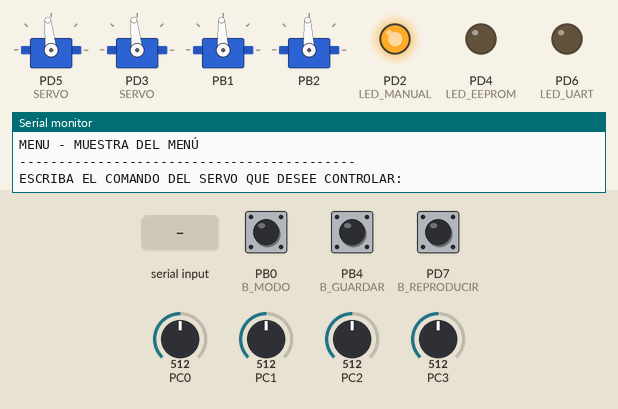
This program was run on a simulated ATmega328P, built with avr-gcc and emulated at 16 MHz. Shown: 4 × servo, output pins drawn as LEDs (lit = HIGH), the last lines printed to the serial monitor. The test bench sets the inputs (shaded band); at power-on: PB0 (B_MODO) HIGH, PB4 (B_GUARDAR) HIGH, PC0 = 512, PC1 = 512, PC2 = 512, PC3 = 512, PD7 (B_REPRODUCIR) HIGH. Servo pulses on a pin are drawn as a servo (544–2400 µs = 0–180°).

Above: at 1.2 s.
1.3 s: PB0 (B_MODO) pulled LOW for 0.15 s
At 2.0 s:
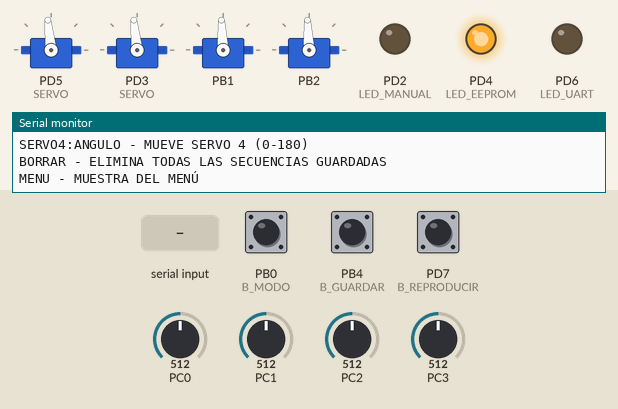
2.9 s: "SERVO1:180\n" received over Serial
At 3.8 s:
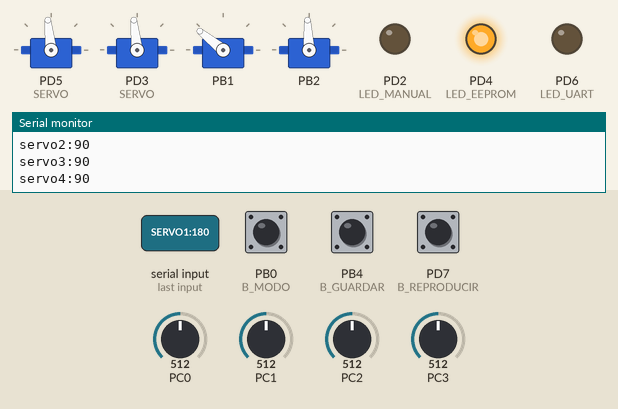
4.4 s: "M:45\n" received over Serial
At 5.0 s:
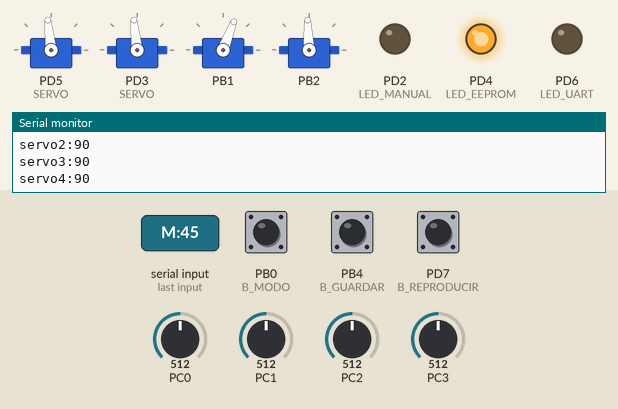
5.9 s: PB0 (B_MODO) pulled LOW for 1 s
At 6.5 s:
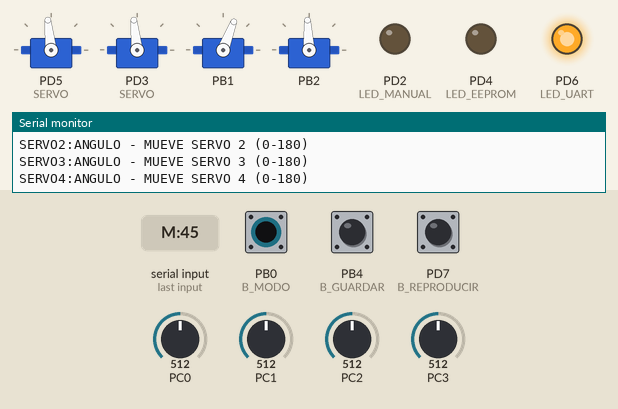
8.4 s: "O\n" received over Serial
At 9.2 s:
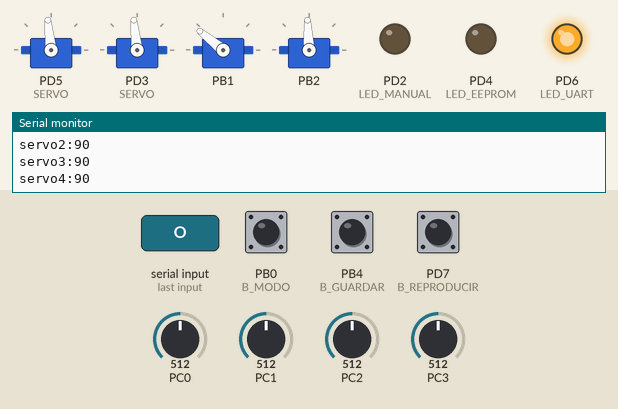
9.9 s: PB0 (B_MODO) pulled LOW for 0.15 s
At 10.5 s:
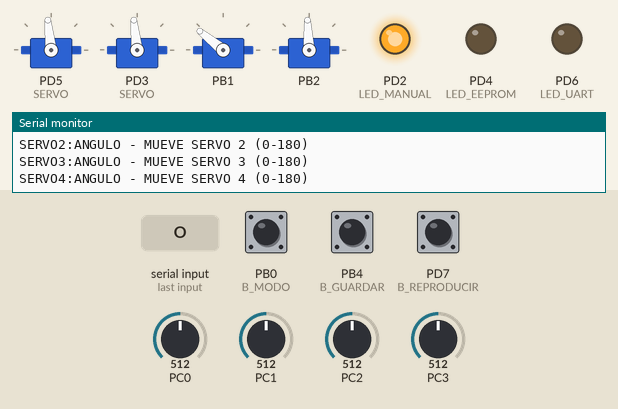
Timing chart, 0 to 12.9 s (numbered marks = the images above; inputs shaded):
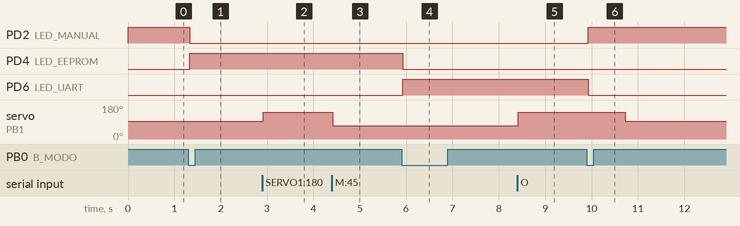

The program:

main.c
```c
/*
 * PROYECTO_FINAL.c
 *
 * Created: 5/05/2026 16:08:15
 * Author : Omar Cabrera
 */

/* MAPA DE CONEXIONES:

	SERVOS: SERVO1 EN D9 (OC1A), SERVO2: D10(OC1B), SERVO3: D5(0C0B), SERVO4: D3 (OC2B)
	POTENCIÓMETROS: A0, A1, A2, A3
	LEDS: MANUAL (PD2), EEPROM (PD4), UART(PD6)
	BOTONES: MODO (PB0), GUARDAR(PB4), REPRODUCIR(PD7)
	UART: RX(PD0), TX(PD1)
*/
/****************************************/
// Encabezado (Libraries)
#define F_CPU 16000000UL
#include <avr/io.h>
#include <avr/interrupt.h>
#include <util/delay.h>
#include <stdlib.h>
#include <stdio.h>
#include "ADC/ADC.h"
#include "EEPROM/eeprom.h"
#include "PWM2/PWM2.h"
#include "UART/UART.h"
#include "PWM1/PWM1.h"
#include "PWM0/PWM0.h"

// MODOS DE LA GARRA
#define M_MANUAL 0
#define M_EEPROM 1
#define M_UART 2

// LEDS DE MODO (SALIDAS)
#define LED_MANUAL DDD2
#define LED_EEPROM DDD4
#define LED_UART DDD6

#define LED_MANUAL_BIT PD2
#define LED_EEPROM_BIT PD4
#define LED_UART_BIT PD6

// BOTONES (ENTRADAS CON PULL-UP)
#define B_MODO DDB0
#define B_GUARDAR DDB4
#define B_REPRODUCIR DDD7

#define B_MODO_BIT PB0
#define B_GUARDAR_BIT PB4
#define B_REPRODUCIR_BIT PD7

// CONSTANTES DE SERVO PARA EL TIMER1 (FAST PWM, ICR1 = 39,999, PRESCALER =8)
#define SERVO16_MIN 2000U
#define SERVO16_CTR 3000U
#define SERVO16_MAX 4000U

// CONSTANTES DE SERVO PARA EL TIMER 0 Y 2 (PHASE CORRECT, OCRNA = 156 (TOP), PRESCALER = 1024)
#define SERVO8_TOP 156U
#define SERVO8_MIN 8U
#define SERVO8_CTR 12U
#define SERVO8_MAX 16U

// ESTRUCTURA DEL EEPROM
#define MAX_POSICIONES 10U
#define BYTES_POR_POS 6U
#define DIR_CONTADOR 60U

// VARIABLES GLOBALES

// MODO ACTUAL
volatile uint8_t M_ACTUAL = M_MANUAL;

// PULSOS ACTUALES DE CADA SERVO
volatile uint16_t PULSO_S1 = SERVO16_CTR;				// TIMER 1 CANAL A
volatile uint16_t PULSO_S2 = SERVO16_CTR;				// TIMER 1 CANAL B
volatile uint8_t PULSO_S3 = SERVO8_CTR;					// TIMER0 CANAL B
volatile uint8_t PULSO_S4 = SERVO8_CTR;					// TIMER2 CANAL B

// BANDERAS DE BOTONES
volatile uint8_t FL_MODO = 0;
volatile uint8_t FL_GUARDAR = 0;
volatile uint8_t FL_REPRODUCIR = 0;

// ESTADOS ANTERIORES DE BOTONES, DETECCIÓN DE  FLANCOS
uint8_t EST_B_MODO = 1;
uint8_t EST_B_GUARDAR = 1;
uint8_t EST_B_REPRODUCIR = 1;

// ÍNDICES DE EEPROM
uint8_t IDX_GUARDAR = 0;								// PRÓXIMA RANURA A GUARDAR
uint8_t IDX_REPRODUCIR = 0;								// PRÓXIMA POSICIÓN A REPRODUCIR

// UART - BUFFER DE COMANDOS
char BFF_RX[32];
uint8_t IDX_BFF = 0;
uint8_t CMD_LISTO = 0;


/****************************************/
// PROTOTIPO DE FUNCIONES

void setup(void);
void setup_pines(void);
void setup_pwm(void);
void setup_adc(void);
void setup_uart(void);
void setup_eeprom(void);
void mostrar_menu(void);

// FUNCIONES DE MODOS

void modo_manual(void);
void modo_eeprom(void);
void modo_uart(void);

// FUNCIONES PARA SERVOS

uint16_t mapeo16(uint16_t val);
uint8_t mapeo8(uint16_t val);
void actualizar_servos(void);

// Funciones para botones y leds

 void verificar_botones(void);
 void actualizar_leds(void);
 void cambiar_Modo(void);

 // EEPROM

 void guardar_posicion(void);
 void reproducir_siguiente(void);
 void cargar_posicion(uint8_t num);

 // UART - ADAFRUIT

 void procesar_comando(void);
 void enviar_posicion(void);

/****************************************/
// Main Function

int main(void)
{
	cli();
	setup();
	sei();

	while (1){

	// VERIFICACIÓN DE BOTONES EN CADA CICLO
	verificar_botones();

	// CAMBIO DE MODO SI EL BOTÓN FUE PRESIONADO
	if(FL_MODO)
	{
		cambiar_Modo();
		FL_MODO = 0;
	}

	// EJECUCIÓN DE LA LÓGICA DEL MODO CORRESPONDIENTE
	switch(M_ACTUAL)
	{
		case M_MANUAL: modo_manual();
		break;
		case M_EEPROM: modo_eeprom();
		break;
		case M_UART: modo_uart();
		break;
		default: modo_manual();
		break;
	}

	// PROCESAMIENTO DEL COMANDO UART
	if(CMD_LISTO)
	{
		procesar_comando();
		CMD_LISTO = 0;
		IDX_BFF = 0;
	}
	}

}

/****************************************/
// NON-Interrupt subroutines

void setup(void)
{
	setup_pines();
	setup_pwm();
	setup_adc();
	setup_uart();
	setup_eeprom();

	// SE MUESTRA MODO INICIAL
	actualizar_leds();
	mostrar_menu();
}

// DESPLIEGUE DEL MENÚ

void mostrar_menu(void)
{
	writeString("PROYECTO DE PROGRAMACION DE MICROCONTROLADORES - BRAZO ROBOTICO - OMAR CABRERA\r\n");
	writeString("MODO ACTUAL:");
	switch(M_ACTUAL)
	{
		case M_MANUAL: writeString("MANUAL\r\n"); break;
		case M_EEPROM: writeString("EEPROM\r\n"); break;
		case M_UART: writeString("UART\r\n"); break;
	}
	writeString("-------------------------------------------\r\n");
	writeString("BOTONES FISICOS:\r\n");
	writeString("PBO (BOTON DE EN MEDIO) - CAMBIAR MODO\r\n");
	writeString("PB4 (BOTÓN DE LA IZQUIERDA)- GUARDAR POSICION (EN MODO MANUAL)\r\n");
	writeString("PD7 (BOTÓN DE LA DERECHA) - REPRODUCIR SECUENCIA (EN MODO EEPROM)\r\n");
	writeString("-------------------------------------------\r\n");
	writeString("COMANDOS UART DESDE LA TERMINAL\r\n");
	writeString("SERVO1:ANGULO - MUEVE SERVO 1 (0-180)\r\n");
	writeString("SERVO2:ANGULO - MUEVE SERVO 2 (0-180)\r\n");
	writeString("SERVO3:ANGULO - MUEVE SERVO 3 (0-180)\r\n");
	writeString("SERVO4:ANGULO - MUEVE SERVO 4 (0-180)\r\n");
	writeString("BORRAR - ELIMINA TODAS LAS SECUENCIAS GUARDADAS\r\n");
	writeString("MENU - MUESTRA DEL MENÚ\r\n");
	writeString("-------------------------------------------\r\n");
	writeString("ESCRIBA EL COMANDO DEL SERVO QUE DESEE CONTROLAR:\r\n\r\n");
}


void setup_pines(void)
{
	// LEDS COMO SALIDAS Y APAGADOS AL INICIO
	DDRD |= (1 << LED_MANUAL)|(1 << LED_EEPROM)|(1 << LED_UART);
	PORTD &= ~((1 << LED_MANUAL_BIT)|(1 << LED_EEPROM_BIT)|(1 << LED_UART_BIT));

	// BOTONES COMO ENTRADAS CON PULLUP
	DDRB &= ~((1 << B_MODO)|(1 << B_GUARDAR));
	PORTB |= (1 << B_MODO_BIT)|(1 << B_GUARDAR_BIT);

	DDRD &= ~(1 << B_REPRODUCIR);
	PORTD |= (1 << B_REPRODUCIR_BIT);
}

void setup_pwm(void)
{
	initPWM1AB(NO_INVERTIDO, NO_INVERTIDO, MODO_FAST_PWM_ICR, 8, 39999);
	updateDutyCycle1A(SERVO16_CTR);
	updateDutyCycle1B(SERVO16_CTR);

	initPWM0_Servo(1024, SERVO8_TOP);
	updateDutyCycle0B(SERVO8_CTR);

	initPWM2_Servo(1024, SERVO8_TOP);
	updateDutyCycle2B(SERVO8_CTR);
}

void setup_adc(void)
{
	initADC(AVCC, J_DER, ADC_0, 128, NO_INTERRUPCION);
}

void setup_uart(void)
{
	initUART();
}

void setup_eeprom(void)
{
	// SE LEE EL CONTADOR DE POSICIONES GUARDADAS
	uint8_t CNT = readEEPROM(DIR_CONTADOR);
	if (CNT == 0xFF) CNT = 0;							// PRIMERA VEZ QUE SE USA LA EEPROM
	IDX_GUARDAR = CNT;
}

uint16_t mapeo16(uint16_t val)
{
	// SE HACE EL MAPEO DEL VALOR LEÍDO EN EL ADC (0-1023) AL TIMER1 (2000-4000)
	return SERVO16_MIN + (uint16_t)(((uint32_t)val * (SERVO16_MAX - SERVO16_MIN))/1023);
}

uint8_t mapeo8(uint16_t val)
{
	// SE HACE EL MAPEO DEL VALOR LEÍDO EN EL ADC (0-1023) AL TIMER0/TIMER2 (8-16)
	return SERVO8_MIN + (uint8_t)(((uint32_t)val * (SERVO8_MAX - SERVO8_MIN))/1023);
}

void actualizar_servos(void)
{
	updateDutyCycle1A(PULSO_S1);
	updateDutyCycle1B(PULSO_S2);
	updateDutyCycle0B(PULSO_S3);
	updateServo2B(PULSO_S4);
}

void modo_manual(void)
{
	// SE LEEN LOS 4 POTENCIÓMETROS Y SE MAPEA AL RANGO DE CADA SERVOMOTOR
	// ADC_leer() ES POLLING: CAMBIA DE CANAL, INICIA, ESPERA Y RETORNA

	PULSO_S1 = mapeo16(ADC_leer(ADC_0));							// PONTECIÓMETRO 1 CONTROLA AL SERVO 1 (TIMER1A)
	PULSO_S2 = mapeo16(ADC_leer(ADC_1));							// PONTECIÓMETRO 2 CONTROLA AL SERVO 2 (TIMER1B)
	PULSO_S3 = mapeo8(ADC_leer(ADC_2));								// PONTECIÓMETRO 3 CONTROLA AL SERVO 3 (TIMER0B)
	PULSO_S4 = mapeo8(ADC_leer(ADC_3));								// PONTECIÓMETRO 4 CONTROLA AL SERVO 4 (TIMER2B)

	actualizar_servos();

	// SE GUARDAN LAS POSICIONES SI EL BOTÓN ACTIVÓ LA FLAG
	if (FL_GUARDAR)
	{
		guardar_posicion();
		FL_GUARDAR = 0;
	}
	_delay_ms(20);
}

// MODO EEPROM / REPRODUCCIÓN DE LAS POSICIONES
void modo_eeprom(void)
{
	if (FL_REPRODUCIR)
	{
		reproducir_siguiente();
		FL_REPRODUCIR = 0;
	}
}

// MODO UART / ADAFRUIT
void modo_uart(void)
{
	// LA RECEPCIÓN DE LA INFORMACIÓN OCURRE EN LA ISR DE USART_RX_vect
}

// FUNCIONES DE EEPROM

void guardar_posicion(void)
{
	if(IDX_GUARDAR >= MAX_POSICIONES)
	{
		writeString("EEPROM LLENA\r\n");
		return;
	}
	uint16_t DIR = (uint16_t)IDX_GUARDAR * BYTES_POR_POS;

	// SERVO1 Y SERVO2 AL SER DE 16 BITS SE GUARDAN HIGH Y LOW POR SEPARADO
	writeEEPROM(DIR, (uint8_t)(PULSO_S1 & 0xFF));
	writeEEPROM(DIR +1, (uint8_t)(PULSO_S1 >> 8));
	writeEEPROM(DIR +2, (uint8_t)(PULSO_S2 & 0xFF));
	writeEEPROM(DIR +3, (uint8_t)(PULSO_S2 >> 8));

	// SERVO3 Y SERVO4 SON DIRECTOS
	writeEEPROM(DIR +4, PULSO_S3);
	writeEEPROM(DIR +5, PULSO_S4);

	// SE ACTUALIZA EL CONTADOR
	IDX_GUARDAR++;
	writeEEPROM(DIR_CONTADOR, IDX_GUARDAR);
	writeString("POSICION GUARDADA\r\n");
	enviar_posicion();
}

void cargar_posicion(uint8_t NUM)
{
	uint16_t DIR = (uint16_t)NUM * BYTES_POR_POS;

	PULSO_S1 = readEEPROM(DIR)|((uint16_t)readEEPROM(DIR + 1) << 8);
	PULSO_S2 = readEEPROM(DIR +2)|((uint16_t)readEEPROM(DIR +3) << 8);
	PULSO_S3 = readEEPROM(DIR +4);
	PULSO_S4 = readEEPROM(DIR +5);

	actualizar_servos();
}

void reproducir_siguiente(void)
{
	uint8_t TOTAL = readEEPROM(DIR_CONTADOR);
	if (TOTAL == 0 || TOTAL == 0xFF)
	{
		writeString("SIN POSICIONES\r\n");
		return;
	}
	if(IDX_REPRODUCIR >= TOTAL) IDX_REPRODUCIR = 0;

	cargar_posicion(IDX_REPRODUCIR);
	IDX_REPRODUCIR++;
	writeString("REPRODUCIENDO\r\n");
	enviar_posicion();
}

// FUNCIONES DE BOTONES Y LEDS

void verificar_botones(void)
{
	uint8_t est_modo = (PINB & (1 << B_MODO_BIT)) ? 1:0;
	uint8_t est_guardar = (PINB & (1 << B_GUARDAR_BIT)) ? 1:0;
	uint8_t est_reproducir = (PIND & (1 << B_REPRODUCIR_BIT)) ? 1:0;

	// FLANCO DESCENDENTE
	if (EST_B_MODO == 1 && est_modo == 0)
	{
		_delay_ms(30);
		if ((PINB & (1 << B_MODO_BIT)) == 0) FL_MODO = 1;
	}
	if (EST_B_GUARDAR == 1 && est_guardar == 0)
	{
		_delay_ms(30);
		if((PINB & (1 << B_GUARDAR_BIT)) == 0) FL_GUARDAR = 1;
	}
	if (EST_B_REPRODUCIR == 1 && est_reproducir == 0)
	{
		_delay_ms(30);
		if((PIND & (1 << B_REPRODUCIR_BIT)) == 0) FL_REPRODUCIR = 1;
	}
	EST_B_MODO = est_modo;
	EST_B_GUARDAR = est_guardar;
	EST_B_REPRODUCIR = est_reproducir;
}

void actualizar_leds(void)
{
	// SE APAGAN TODOS
	PORTD &= ~((1 << LED_MANUAL_BIT)|(1 << LED_EEPROM_BIT)|(1 << LED_UART_BIT));

	// ENCENDER EL DEL MODO ACTUAL
	switch(M_ACTUAL)
	{
		case M_MANUAL: PORTD |= (1 << LED_MANUAL_BIT);
		break;
		case M_EEPROM: PORTD |= (1 << LED_EEPROM_BIT);
		break;
		case M_UART: PORTD |= (1 << LED_UART_BIT);
		break;
	}
}

void cambiar_Modo(void)
{
	M_ACTUAL = (M_ACTUAL + 1)%3;
	if (M_ACTUAL == M_EEPROM) IDX_REPRODUCIR = 0;				// SE REINICIA LA REPRODUCCIÓN
	actualizar_leds();
	mostrar_menu();
}

// FUNCIONES UART / ADAFRUIT

void procesar_comando(void)
{
	// COMANDO "MENU" MUESTRA EL MENÚ
	if (BFF_RX[0] == 'M' && BFF_RX[1] == 'E' && BFF_RX[2] == 'N' && BFF_RX[3] == 'U')
	{
		mostrar_menu();
		return;
	}

	// COMANDO PARA BORRAR SECUENCIAS GUARDADAS EN EEPROM
	if (BFF_RX[0] == 'B' && BFF_RX[1] == 'O' && BFF_RX[2] == 'R' && BFF_RX[3] == 'R' && BFF_RX[4] == 'A' && BFF_RX[5] == 'R' )
	{
		writeEEPROM(DIR_CONTADOR, 0);			// RESETEA EL CONTADOR A 0
		IDX_GUARDAR = 0;						// RESETEA EL ÍNDICE EN RAM
		IDX_REPRODUCIR = 0;
		writeString("EEPROM BORRADA - TODAS LAS SECUENCIAS FUERON ELIMINADAS\r\n");
		return;
	}
	// SE BUSCA EL SEPARADOR ':'
	// EL USUARIO DEBE ESCRIBIR EN EL FORMATO: "SERVO1:180"
	uint8_t POS_SEP = 0;
	for (uint8_t i = 0; i < 31; i++)
	{
		if(BFF_RX[i] == ':')
		{
			POS_SEP = i;
			break;
		}
	}
	// SI NO HAY ":", EL COMANDO ES INVÁLIDO
	if(POS_SEP == 0)
	{
		writeString("ERROR: FORMATO INVÁLIDO, DEBE ESCRBIR: SERVO1:90\r\n");
		return;
	}
	// CONVERSIÓN DEL GRADO INTRODUCIDO POR EL USUARIO A ENTERO
	uint8_t ANGULO = (uint8_t)atoi(BFF_RX + POS_SEP +1);

	// SE LIMITA EL ÁNGULO AL RANGO VÁLIDO
	if(ANGULO > 180)ANGULO = 180;

	// IDENTIFICACIÓN DEL SERVO QUE SE QUIERE MOVER
	char NUM_SERVO = BFF_RX[5];

	switch(NUM_SERVO)
	{
		case '1':
		PULSO_S1 = SERVO16_MIN + (uint16_t)((uint32_t)ANGULO*(SERVO16_MAX - SERVO16_MIN)/180);
		updateDutyCycle1A(PULSO_S1);
		writeString("SERVO1 - MOVIMIENTO EJECUTADO\r\n");
		break;

		case '2':
		PULSO_S2 = SERVO16_MIN + (uint16_t)((uint32_t)ANGULO*(SERVO16_MAX - SERVO16_MIN)/180);
		updateDutyCycle1B(PULSO_S2);
		writeString("SERVO2 - MOVIMIENTO EJECUTADO\r\n");
		break;

		case '3':
		PULSO_S3 = SERVO8_MIN + (uint8_t)((uint32_t)ANGULO*(SERVO8_MAX - SERVO8_MIN)/180);
		updateDutyCycle0B(PULSO_S3);
		writeString("SERVO3 - MOVIMIENTO EJECUTADO\r\n");
		break;

		case '4':
		PULSO_S4 = SERVO8_MIN + (uint8_t)((uint32_t)ANGULO*(SERVO8_MAX - SERVO8_MIN)/180);
		updateServo2B(PULSO_S4);
		writeString("SERVO4 - MOVIMIENTO EJECUTADO\r\n");
		break;

		default:
		writeString("ERROR: SERVO INTRODUCIDO NO RECONOCIDO, POR FAVOR ESCRIBIR SERVO1, SERVO2, SERVO3, SERVO4\r\n");
		break;
	}
	enviar_posicion();
}

void enviar_posicion(void)
{
	// CONVIERTE LOS PULSOS ACTUALES DE VUELTA A ÁNGULOS (0 - 180)
	// PYTHON ACTUALIZA LOS SLIDERS EN ADAFRUIT

	// SERVOS 1 Y 2
	uint8_t ANG1 = (uint8_t)((uint32_t)(PULSO_S1 - SERVO16_MIN)*180/ (SERVO16_MAX - SERVO16_MIN));
	uint8_t ANG2 = (uint8_t)((uint32_t)(PULSO_S2 - SERVO16_MIN)*180/ (SERVO16_MAX - SERVO16_MIN));

	// SERVOS 3 Y 4
	uint8_t ANG3 = (uint8_t)((uint32_t)(PULSO_S3 - SERVO8_MIN)*180/(SERVO8_MAX - SERVO8_MIN));
	uint8_t ANG4 = (uint8_t)((uint32_t)(PULSO_S4 - SERVO8_MIN)*180/(SERVO8_MAX - SERVO8_MIN));

	// ENVÍO DE CADA SERVO EN UNA LÍNEA SEPARADA
	// EL FORMATO ES: "SERVO1:90\n" PARA QUE PYTHON LO LEA Y LO PUBLIQUE EN ADAFRUIT
	char BUFFER[20];
	sprintf(BUFFER, "servo1:%d\r\n", ANG1); writeString(BUFFER);
	sprintf(BUFFER, "servo2:%d\r\n", ANG2); writeString(BUFFER);
	sprintf(BUFFER, "servo3:%d\r\n", ANG3); writeString(BUFFER);
	sprintf(BUFFER, "servo4:%d\r\n", ANG4); writeString(BUFFER);

}
/****************************************/
// Interrupt routines

ISR(USART_RX_vect)
{
	char c = UDR0;
	if (c == '\r' || c == '\n')
	{
		if(IDX_BFF > 0)
		{
			BFF_RX[IDX_BFF] = '\0';
			CMD_LISTO = 1;
		}
	}
	else if(IDX_BFF < 31)
	{
		BFF_RX[IDX_BFF++] = c;
		writeChar(c);
	}
}
```

ADC.c
```c
/*
 * ADC.c
 *
 * Created: 28/04/2026 11:40:00
 *  Author: Omar Cabrera
 */

#include "ADC.h"

void initADC(uint8_t voltaje, uint8_t formato, uint8_t canal, uint8_t prescaler, uint8_t interrupcion)
{
	// INICIALIZACIÓN DE ADMUX
	ADMUX = 0;

	// INICIALIZACIÓN DE ADCSRA
	ADCSRA = 0;

	switch(voltaje)
	{
		// VOLTAJE APAGADO
		case 0:
		ADMUX &=~((1 << REFS1)|(1 << REFS0));
		break;

		// VOLTAJE AVCC
		case 1:
		ADMUX |= (1 << REFS0);
		break;

		// RESERVADO
		case 2:
		ADMUX |= (1 << REFS1);
		break;

		// 1.1V REFERENCIA INTERNA
		case 3:
		ADMUX |= (1 << REFS1)|(1 << REFS0);
		break;

		// DEFAULT VOLTAJE VCC
		default:
		ADMUX |= (1 << REFS0);
		break;
	}

	// FORMATO DE JUSTIFICACIÓN
	if(formato == 1)
	{
		// JUSTIFICACIÓN A LA IZQUIERDA
		ADMUX |= (1 << ADLAR);
	}else
	{
		// JUSTIFICACIÓN A LA DERECHA
		ADMUX &=~(1 << ADLAR);
	}

	switch(canal)
	{
		// CANAL ADC0 NO SE HACE NADA PORQUE EL ADMUX EMPIEZA EN CEROS
		case 0:
		break;

		// CANAL ADC1
		case 1:
		ADMUX |= (1 << MUX0);
		break;

		// CANAL ADC2
		case 2:
		ADMUX |= (1 << MUX1);
		break;

		// CANAL ADC3
		case 3:
		ADMUX |= (1 << MUX1)|(1 << MUX0);
		break;

		// CANAL ADC4
		case 4:
		ADMUX |= (1 << MUX2);
		break;

		// CANAL ADC5
		case 5:
		ADMUX |= (1 << MUX2)|(1 << MUX0);
		break;

		// CANAL ADC6
		case 6:
		ADMUX |= (1 << MUX2)|(1 << MUX1);
		break;

		// CANAL ADC7
		case 7:
		ADMUX |= (1 << MUX2)|(1 << MUX1)|(1 << MUX0);
		break;

		// CANAL DEFAULT ADC0
		default:
		break;
	}

	switch(prescaler)
	{
		// FACTOR DE DIVISIÓN 2
		case 2:
		ADCSRA |=(1 << ADPS0);
		break;

		// FACTOR DE DIVISIÓN 4
		case 4:
		ADCSRA |=(1 << ADPS1);
		break;

		// FACTOR DE DIVISIÓN 8
		case 8:
		ADCSRA |=(1 << ADPS1)|(1 << ADPS0);
		break;

		// FACTOR DE DIVISIÓN 16
		case 16:
		ADCSRA |=(1 << ADPS2);
		break;

		// FACTOR DE DIVISIÓN 32
		case 32:
		ADCSRA |=(1 << ADPS2)|(1 << ADPS0);
		break;

		// FACTOR DE DIVISIÓN 64
		case 64:
		ADCSRA |=(1 << ADPS2)|(1 << ADPS1);
		break;

		// FACTOR DE DIVISIÓN 128
		case 128:
		ADCSRA |=(1 << ADPS2)|(1 << ADPS1)|(1 << ADPS0);
		break;

		// DEFAULT DIVISIÓN DE 128 SI EL RELOJ ESTÁ A 16 MHZ ES LA MEJOR OPCIÓN
		default:
		ADCSRA |=(1 << ADPS2)|(1 << ADPS1)|(1 << ADPS0);
		break;
	}

	if (interrupcion == 1)
	{
		// SE ACTIVAN LAS INTERRUPCIONES DE ADC
		ADCSRA |= (1 << ADIE);
	}else
	{
		ADCSRA &= ~(1 << ADIE);
	}

	// SE HABILITA EL ADC
	ADCSRA |= (1 << ADEN);
}

void ADC_iniciar_conversion(void)
{
	ADCSRA |= (1 << ADSC);
}

void ADC_cambiar_canal(uint8_t canal)
{
	ADMUX &= ~((1 << MUX3)|(1 << MUX2)|(1 << MUX1)|(1 << MUX0));
	switch(canal)
	{
		// CANAL ADC0 NO SE HACE NADA PORQUE EL ADMUX EMPIEZA EN CEROS
		case 0:
		break;

		// CANAL ADC1
		case 1:
		ADMUX |= (1 << MUX0);
		break;

		// CANAL ADC2
		case 2:
		ADMUX |= (1 << MUX1);
		break;

		// CANAL ADC3
		case 3:
		ADMUX |= (1 << MUX1)|(1 << MUX0);
		break;

		// CANAL ADC4
		case 4:
		ADMUX |= (1 << MUX2);
		break;

		// CANAL ADC5
		case 5:
		ADMUX |= (1 << MUX2)|(1 << MUX0);
		break;

		// CANAL ADC6
		case 6:
		ADMUX |= (1 << MUX2)|(1 << MUX1);
		break;

		// CANAL ADC7
		case 7:
		ADMUX |= (1 << MUX2)|(1 << MUX1)|(1 << MUX0);
		break;

		// CANAL DEFAULT ADC0
		default:
		break;
	}
}

uint16_t ADC_leer(uint8_t canal)
{
	ADC_cambiar_canal(canal);
	ADC_iniciar_conversion();
	while (ADCSRA & (1 << ADSC)); // ESPERAR A QUE ADSC SE HAGA 0
	return ADC;
}
```

ADC.h
```c
/*
 * ADC.h
 *
 * Created: 28/04/2026 11:40:16
 *  Author: Omar Cabrera
 */


#ifndef ADC_H_
#define ADC_H_

#include <avr/io.h>

// VOLTAJE DE REFERENCIA
#define APAGADO 0
#define AVCC 1
#define RESERVADO 2
#define REFERENCIA_INTERNA 3

// FORMATO DE RESULTADO
#define J_DER 0 // JUSTIFICACIÓN A LA DERECHA
#define J_IZQ 1 // JUSTIFICACIÓN A LA IZQUIERDA

// CANAL ADC INICIAL
#define ADC_0 0
#define ADC_1 1
#define ADC_2 2
#define ADC_3 3
#define ADC_4 4
#define ADC_5 5
#define ADC_6 6
#define ADC_7 7

// INTERRUPCIONES DEL ADC
#define INTERRUPCION 1
#define NO_INTERRUPCION 0

// INICIALIZACIÓN DEL ADC
void initADC(uint8_t voltaje, uint8_t formato, uint8_t canal, uint8_t prescaler, uint8_t interrupcion);

// CAMBIA EL CANAL ACTIVO, SERÁ ÚTIL EN LA ISR PARA LEER EL ADC DE LOS DISTINTOS POTENCIÓMETROS
void ADC_cambiar_canal(uint8_t canal);

// INICIA UNA CONVERSIÓN, ÚTIL PARA INTERRUPCIONES
void ADC_iniciar_conversion(void);

// INICIA CONVERSIÓN Y ESPERA EL RESULTADO (MODO SIN INTERRUPCIONES)
uint16_t ADC_leer(uint8_t canal);

#endif /* ADC_H_ */
```

Source omitted: eeprom.c (707 bytes), eeprom.h (257 bytes), PWM0.c (2720 bytes), PWM0.h (716 bytes), PWM1.c (4689 bytes), PWM1.h (1531 bytes), PWM2.c (3070 bytes), PWM2.h (716 bytes), UART.c (668 bytes), UART.h (233 bytes)

Measured:
- after the input at 1.3 s, PD2 (LED_MANUAL): HIGH → LOW at once; PD4 (LED_EEPROM): LOW → HIGH at once
- after the input at 2.9 s, servo on PB1: 93° → 141° at once
- after the input at 4.4 s, servo on PB1: 141° → 69° at once
- after the input at 5.9 s, PD4 (LED_EEPROM): HIGH → LOW at once; PD6 (LED_UART): LOW → HIGH at once
- after the input at 8.4 s, servo on PB1: 69° → 141° at once
- after the input at 9.9 s, PD2 (LED_MANUAL): LOW → HIGH at once; PD6 (LED_UART): HIGH → LOW at once; servo on PB1: 141° → 93° after 0.82 s
